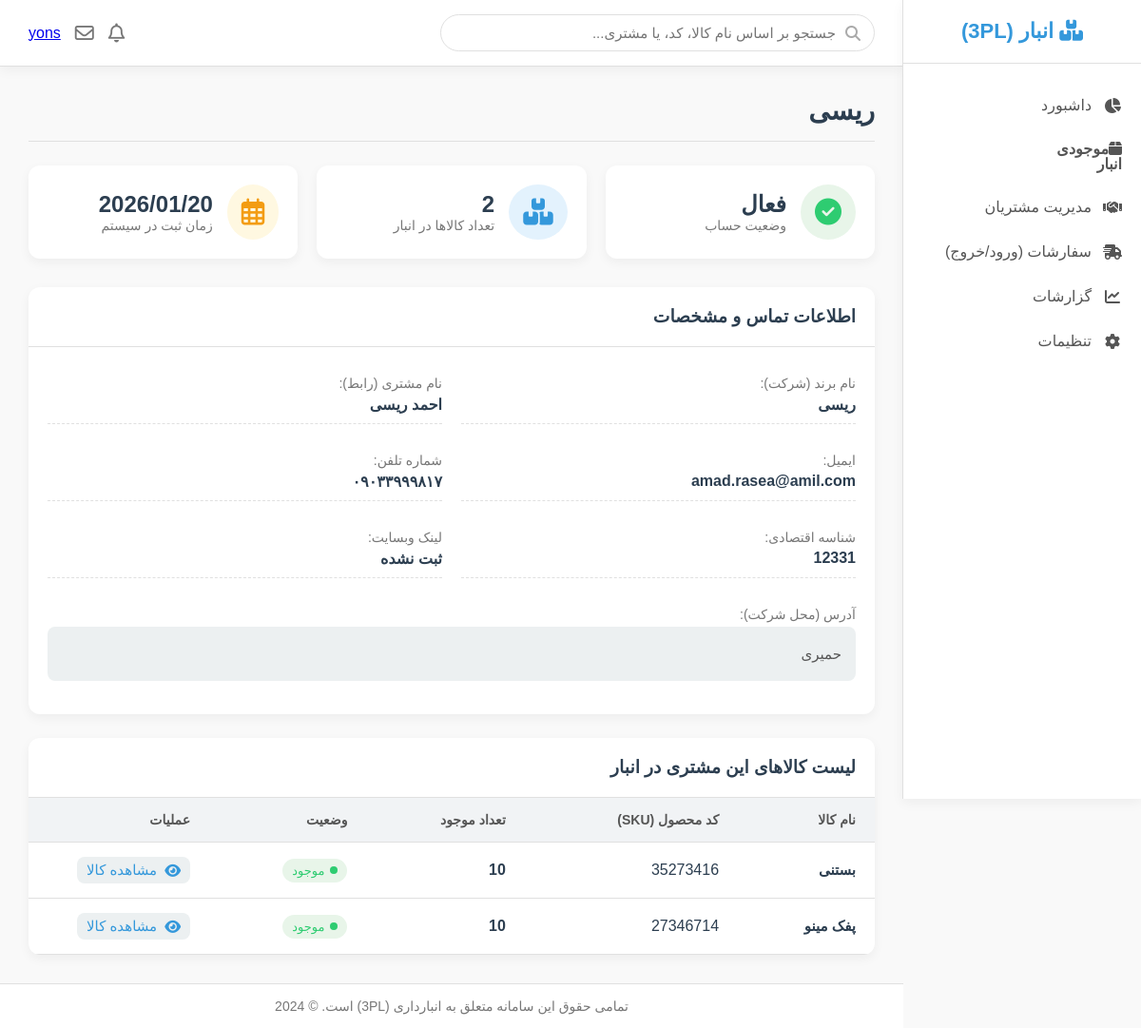
Screenshot of /supplier/detail_supplier/2 (signed in) with the database file from the repository.
### account/models.py (models this page shows, shortened)
class User(AbstractBaseUser, PermissionsMixin):
    username = models.CharField(unique=True, max_length=255)
    first_name = models.CharField(max_length=255, null=True, blank=True)
    last_name = models.CharField(max_length=255, null=True, blank=True)
    phon = models.CharField(max_length=11)
    email = models.EmailField(unique=True)
    address = models.CharField(max_length=120, null=True, blank=True)
    supplier_user = models.ForeignKey(Supplier, on_delete=models.CASCADE,null=True,blank=True,related_name='supplier_user')
    is_active = models.BooleanField(default=True)
    is_staff = models.BooleanField(default=False)
    is_superuser = models.BooleanField(default=False)
    created_at = models.DateTimeField(auto_now_add=True)
    updated_at = models.DateTimeField(auto_now=True)
    objects = UserManager()
    USERNAME_FIELD = 'username'
    REQUIRED_FIELDS = [ 'phon', 'email']
    class Meta:
        ordering = ['-created_at']
        indexes = [
            models.Index(fields=['-created_at']),
        ]

### supplier/models.py (models this page shows, shortened)
class Supplier(models.Model):
    company_name = models.CharField(max_length=100, verbose_name='اسم برند یا شرکت')
    contact_person = models.CharField(max_length=100, verbose_name='اسم شخص مسيول یا نماینده')
    phone_number = models.CharField(max_length=11, verbose_name='شماره تلفن')
    email = models.EmailField()
    address = models.CharField(max_length=100, verbose_name='ادرس')
    website = models.URLField(blank=True, null=True, verbose_name='آدرس وبسایت(اختیاری)')
    national_id = models.CharField(max_length=100, verbose_name='شناسه ملی یا کد اقتصادی (برای ثبت رسمی)')
    created_at = models.DateTimeField(auto_now_add=True, verbose_name='زمان ثبت در سیستم')
    is_active = models.BooleanField(default=False, verbose_name='وضعیت فعال یا غیر فعال بود تامین کننده')
    class Meta:
        ordering = ('-created_at',)
        verbose_name = 'تامین کننده'
        verbose_name_plural = 'تامین کننده ها'

class GoodSupplier(models.Model):
    supplier = models.ForeignKey(Supplier,related_name='suppliers',on_delete=models.CASCADE)
    good = models.ForeignKey(Goods,related_name='suppliers_goods',on_delete=models.CASCADE)
    number = models.PositiveIntegerField(default=0)
    created_at = models.DateTimeField(auto_now_add=True)
    class Meta:
        ordering = ('-created_at',)
        verbose_name = 'کالاها'
        verbose_name_plural = "کالاها"

### goods/models.py (models this page shows, shortened)
class Goods(models.Model):
    category = models.ForeignKey(Category, on_delete=models.CASCADE, related_name='goods_category',
                                 verbose_name='دسته بندی')
    name = models.CharField(max_length=100, verbose_name='اسم')
    minimum_stock = models.PositiveIntegerField(default=10, verbose_name="حداقل موجودی برای هشدار")
    slug = models.SlugField(max_length=100, unique=True)
    amount = models.PositiveIntegerField(default=0, verbose_name='تعداد')
    good_code = models.CharField(max_length=10, blank=True, null=True, unique=True, verbose_name='کد کالا (نوشته نشود)')
    created_at = models.DateTimeField(auto_now_add=True)
    updated_at = models.DateTimeField(auto_now=True)
    class Meta:
        ordering = ['name']
        verbose_name = 'کالا'
        verbose_name_plural = 'کالاها'

### supplier/views.py (the view)
# urls.py: path('detail_supplier/<int:pk>',views.detail_supplier,name='detail_supplier'),
@login_required
def detail_supplier(request, pk):
    user = request.user
    if user.is_superuser:
        supplier = Supplier.objects.get(pk=pk)
        try:
            good_supplier = GoodSupplier.objects.filter(supplier=supplier)
        except:
            good_supplier = None
        return render(request, 'supplier/detail_supplier.html', {'supplier': supplier, 'good_supplier': good_supplier})
    return render(request, 'goods/404.html')

### supplier/template/supplier/detail_supplier.html (shortened to what this page needs)
{% extends 'parent/base.html' %}
{% load static %}
{% block content %}
<div class="page-header" style="border-bottom: 1px solid var(--border-color); padding-bottom: 15px;">
    <h1>{{ supplier.company_name }}</h1>
</div>
<section class="stat-cards-container" style="margin-top: 20px;">
    <div class="stat-card">
        <div class="icon {% if supplier.is_active %}green{% else %}red{% endif %}">
            <i class="fa-solid {% if supplier.is_active %}fa-check-circle{% else %}fa-times-circle{% endif %}"></i>
        </div>
        <div class="info">
            <h4>{% if supplier.is_active %}فعال{% else %}غیرفعال{% endif %}</h4>
            <p>وضعیت حساب</p>
        </div>
    </div>
    <div class="stat-card">
        <div class="icon blue"><i class="fa-solid fa-boxes-stacked"></i></div>
        <div class="info">
            <h4>{{ good_supplier.count }}</h4>
            <p>تعداد کالاها در انبار</p>
        </div>
    </div>
    <div class="stat-card">
        <div class="icon orange"><i class="fa-regular fa-calendar-alt"></i></div>
        <div class="info">
            <h4>{{ supplier.created_at|date:"Y/m/d" }}</h4>
            <p>زمان ثبت در سیستم</p>
        </div>
    </div>
</section>
<div class="inventory-container" style="margin-top: 25px;">
    <div class="filter-section" style="justify-content: start;">
        <h3 style="margin: 0;">اطلاعات تماس و مشخصات</h3>
    </div>
    <div class="detail-grid" style="padding: 20px;">
        <div class="detail-item">
            <span class="detail-label">نام برند (شرکت):</span>
            <span class="detail-value">{{ supplier.company_name }}</span>
        </div>
        <div class="detail-item">
            <span class="detail-label">نام مشتری (رابط):</span>
            <span class="detail-value">{{ supplier.contact_person }}</span>
        </div>
        <div class="detail-item">
            <span class="detail-label">ایمیل:</span>
            <span class="detail-value">{{ supplier.email }}</span>
        </div>
        <div class="detail-item">
            <span class="detail-label">شماره تلفن:</span>
            <span class="detail-value">{{ supplier.phone_number }}</span>
        </div>
        <div class="detail-item">
            <span class="detail-label">شناسه اقتصادی:</span>
            <span class="detail-value">{{ supplier.national_id|default:"ثبت نشده" }}</span>
        </div>
        <div class="detail-item">
            <span class="detail-label">لینک وبسایت:</span>
            <span class="detail-value">
                    {% if supplier.website %}
                        <a href="{{ supplier.website }}" target="_blank" rel="noopener noreferrer">{{ supplier.website }}</a>
                    {% else %}
                        ثبت نشده
                    {% endif %}
                </span>
        </div>
        <div class="detail-item full-width">
            <span class="detail-label">آدرس (محل شرکت):</span>
            <p class="detail-value-desc">{{ supplier.address|default:"آدرسی ثبت نشده است." }}</p>
        </div>
    </div>
</div>
<div class="inventory-container" style="margin-top: 25px;">
    <div class="filter-section" style="justify-content: start;">
        <h3 style="margin: 0;">لیست کالاهای این مشتری در انبار</h3>
    </div>
    <div class="inventory-table-wrapper">
        <table class="inventory-table">
            <thead>
            <tr>
                <th>نام کالا</th>
                <th>کد محصول (SKU)</th>
                <th>تعداد موجود</th>
                <th>وضعیت</th>
                <th style="width: 150px;">عملیات</th>
            </tr>
            </thead>
            <tbody>
            {% for good in good_supplier %}
            <tr>
                <td>
                    <div class="product-name">{{ good.good.name }}</div>
                </td>
                <td>{{ good.good.good_code }}</td>
                <td><strong>{{ good.number }}</strong></td>
                <td>
                    {% if good.good.amount > 0 %}
                    <span class="status-badge in-stock">موجود</span>
                    {% else %}
                    <span class="status-badge out-of-stock">ناموجود</span>
                    {% endif %}
                </td>
                <td>
                    <a href="{% url 'goods:detail_good' good.id %}" class="app-btn"
                       style="padding: 5px 10px; background-color: var(--light-color); color: var(--primary-color);">
                        <i class="fa-solid fa-eye"></i> مشاهده کالا
                    </a>
                </td>
            </tr>
            {% empty %}
            <tr>
                <td colspan="5" style="text-align: center; color: #777; padding: 30px;">
                    این مشتری در حال حاضر هیچ کالایی در انبار ندارد.
                </td>
            </tr>
            {% endfor %}
            </tbody>
        </table>
    </div>
</div>
{% endblock %}

### goods/template/parent/base.html (shortened to what this page needs)
{% load static %}
<!DOCTYPE html>
<html lang="fa" dir="rtl">
<head>
    <link href="https://cdn.fontcdn.ir/Font/Persian/Vazir/Vazir.css" rel="stylesheet" type="text/css">
    <link rel="stylesheet" href="https://cdnjs.cloudflare.com/ajax/libs/font-awesome/6.5.1/css/all.min.css">
    {% load static %}
    <link rel="stylesheet" href="{% static 'css/base.css' %}">
</head>
<body>
    <aside class="app-sidebar">
        <div class="sidebar-header">
            <h2><i class="fa-solid fa-boxes-stacked"></i> انبار (3PL)</h2>
        </div>
        <nav class="sidebar-nav">
            <ul>
                <li><a href="{% url 'goods:dashboard_view' %}"><i class="fa-solid fa-chart-pie"></i> داشبورد</a></li>
                {% if user.supplier_user %}
                <li><a href="{% url 'goods:list_goods' %}" class="{% if request.resolver_match.url_name == 'list_goods' %}active{% endif %}"><i class="fa-solid fa-box">موجودی انبار</i> </a></li>
                {% endif %}
                {% if user.is_superuser %}
                <li><a href="{% url 'supplier:list_supplier' %}"><i class="fa-solid fa-handshake"></i> مدیریت مشتریان</a></li>
                {% endif %}
                <li><a href="{% url 'entry_exit:list_entry_exit' %}"><i class="fa-solid fa-truck-fast"></i> سفارشات (ورود/خروج)</a></li>
                <li><a href="#"><i class="fa-solid fa-chart-line"></i> گزارشات</a></li>
                <li><a href="#"><i class="fa-solid fa-gear"></i> تنظیمات</a></li>
            </ul>
        </nav>
    </aside>
    <div class="app-main-content">
        <header class="app-main-header">
            <div class="header-search-box">
                <i class="fa-solid fa-search"></i>
                <form method="get" action="{% url 'goods:search_goods' %}">
                    <input type="text" name="query" placeholder="جستجو بر اساس نام کالا، کد، یا مشتری...">
                </form>
            </div>
            <div class="header-user-profile">
                <i class="fa-regular fa-bell"></i>
                <i class="fa-regular fa-envelope"></i>
                <a href="{% url 'account:profile' %}" >{{user.username}}</a>
            </div>
        </header>
        <main class="page-content">
            {% block content %}{% endblock %}
        </main>
        <footer class="app-footer">
            تمامی حقوق این سامانه متعلق به انبارداری (3PL) است. &copy; 2024
        </footer>
    </div>
</body>
</html>

### rows the page displays
User: username "yons"
Supplier: company_name "ریسی", created_at "2026/01/20", contact_person "احمد ریسی", email "amad.rasea@amil.com", phone_number "۰۹۰۳۳۹۹۹۸۱۷", national_id "12331", address "حمیری"
GoodSupplier: good.name "بستنی", good.good_code "35273416", number "10", shows "موجود"
GoodSupplier: good.name "پفک مینو", good.good_code "27346714", number "10", shows "موجود"

### other values shown
{{ good_supplier.count }} "2"
